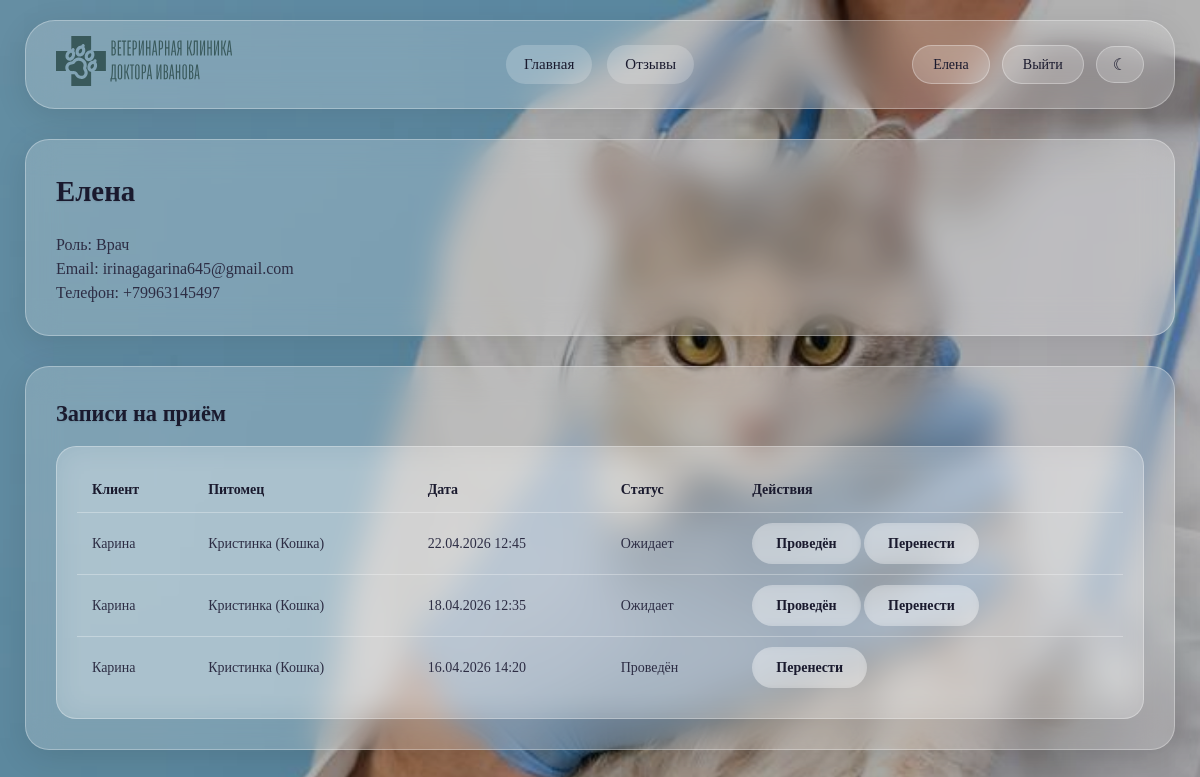
/users/profile/ (signed in), run on the app's committed database.
### users/models.py (models this page shows, shortened)
class CustomUser(AbstractUser):
    ROLE_CHOICES = [
        ('CLIENT', 'Клиент'),
        ('DOCTOR', 'Врач'),
        ('ADMIN', 'Администратор'),
    ]
    role = models.CharField(max_length=10, choices=ROLE_CHOICES, default='CLIENT')
    phone = models.CharField(max_length=20, blank=True, verbose_name="Телефон")  # Убрали unique=True
    email = models.EmailField(verbose_name="Email", blank=True)  # Добавили blank=True
    avatar = models.ImageField(upload_to='avatars/', blank=True, null=True)
    class Meta:
        verbose_name = 'Пользователь'
        verbose_name_plural = 'Пользователи'

### main/models.py (models this page shows, shortened)
class Appointment(models.Model):
    STATUS_CHOICES = [
        ('PENDING', 'Ожидает'),
        ('CONFIRMED', 'Подтверждён'),
        ('COMPLETED', 'Проведён'),
        ('CANCELLED', 'Отменён'),
        ('RESCHEDULED', 'Перенесён'),
    ]
    client = models.ForeignKey(CustomUser, on_delete=models.CASCADE, related_name='appointments')
    doctor = models.ForeignKey(CustomUser, on_delete=models.CASCADE, related_name='doctor_appointments',
                               limit_choices_to={'role': 'DOCTOR'})
    pet_name = models.CharField(max_length=100, verbose_name="Кличка питомца")
    pet_type = models.CharField(max_length=50, verbose_name="Вид животного")
    appointment_date = models.DateTimeField(verbose_name="Дата и время приёма")
    symptoms = models.TextField(blank=True, verbose_name="Симптомы")
    status = models.CharField(max_length=20, choices=STATUS_CHOICES, default='PENDING')
    created_at = models.DateTimeField(auto_now_add=True)
    notes = models.TextField(blank=True, verbose_name="Заметки врача")
    class Meta:
        verbose_name = 'Запись на приём'
        verbose_name_plural = 'Записи на приём'
        ordering = ['-appointment_date']

### users/views.py (the view, shortened to what this page needs)
# urls.py: path('profile/', views.profile, name='profile'),
@login_required
def profile(request):
    context = {}
    if request.user.role == 'ADMIN':
        context['users'] = CustomUser.objects.all()
        context['news_list'] = News.objects.all()
        context['reviews_pending'] = Review.objects.filter(status='PENDING')
        context['appointments'] = Appointment.objects.all()
        context['template'] = 'users/admin_panel.html'
    elif request.user.role == 'DOCTOR':
        context['appointments'] = Appointment.objects.filter(doctor=request.user)
        context['schedules'] = DoctorSchedule.objects.filter(doctor=request.user)
        context['template'] = 'users/doctor_panel.html'
    return render(request, 'users/profile.html', context)

### templates/users/profile.html (shortened to what this page needs)
{% extends 'base.html' %}
{% block content %}
<div class="glass-card" style="margin-bottom: 30px;">
    <h2>{{ user.username }}</h2>
    <p>Роль: {{ user.get_role_display }}</p>
    <p>Email: {{ user.email }}</p>
    <p>Телефон: {{ user.phone|default:"Не указан" }}</p>
</div>
{% if user.role == 'ADMIN' %}
    {% include 'users/admin_panel.html' %}
{% elif user.role == 'DOCTOR' %}
    {% include 'users/doctor_panel.html' %}
{% else %}
    {% include 'users/client_panel.html' %}
{% endif %}
{% endblock %}

### templates/base.html (shortened to what this page needs)
{% load static %}
<!DOCTYPE html>
<html lang="ru">
<head>
    <link rel="stylesheet" href="{% static 'css/style.css' %}">
</head>
<body>
    <header class="header">
        <div class="logo">
            <img id="logoImg" src="{% static 'img/logo_light.svg' %}" alt="Логотип">
        </div>
        <nav class="nav-menu">
            <a href="{% url 'index' %}">Главная</a>
            <a href="{% url 'reviews' %}">Отзывы</a>
        </nav>
        <div class="auth-menu">
            {% if user.is_authenticated %}
                <a href="{% url 'profile' %}">{{ user.username }}</a>
                <a href="{% url 'logout' %}">Выйти</a>
            {% else %}
                <a href="{% url 'login' %}">Вход</a>
                <a href="{% url 'signup' %}">Регистрация</a>
            {% endif %}
        </div>
    </header>
    <main class="container">
        {% block content %}{% endblock %}
    </main>
</body>
</html>

### templates/users/doctor_panel.html (shortened to what this page needs)
<div class="glass-card">
    <h3>Записи на приём</h3>
    {% if appointments %}
        <div class="glass-table">
            <table>
                <thead>
                    <tr>
                        <th>Клиент</th>
                        <th>Питомец</th>
                        <th>Дата</th>
                        <th>Статус</th>
                        <th>Действия</th>
                    </tr>
                </thead>
                <tbody>
                    {% for appointment in appointments %}
                    <tr>
                        <td>{{ appointment.client.username }}</td>
                        <td>{{ appointment.pet_name }} ({{ appointment.pet_type }})</td>
                        <td>{{ appointment.appointment_date|date:"d.m.Y H:i" }}</td>
                        <td>{{ appointment.get_status_display }}</td>
                        <td>
                            {% if appointment.status != 'COMPLETED' and appointment.status != 'CANCELLED' %}
                                <a href="{% url 'complete_appointment' appointment.id %}" class="btn">Проведён</a>
                            {% endif %}
                            <a href="{% url 'reschedule_appointment' appointment.id %}" class="btn">Перенести</a>
                        </td>
                    </tr>
                    {% endfor %}
                </tbody>
            </table>
        </div>
    {% else %}
        <p>Нет записей</p>
    {% endif %}
</div>

### static/css/style.css (style rules this page uses)
:root { --lilac: #C8A2E0; --light-blue: #A8D8EA; --mint: #98E4D4; --glass-bg: rgba(255, 255, 255, 0.2); --glass-border: rgba(255, 255, 255, 0.3); --glass-shadow: 0 8px 32px rgba(0, 0, 0, 0.1); --text-primary: #1A1A2E; --text-secondary: #2D2D44; --text-muted: #4A4A6A; }
* { margin: 0; padding: 0; box-sizing: border-box; }
body { font-family: 'Georgia', 'Times New Roman', serif; font-size: 16px; line-height: 1.5; min-height: 100vh; background-image: url('../img/bg.jpg'); background-size: cover; background-position: center; background-attachment: fixed; background-repeat: no-repeat; color: var(--text-primary); transition: all 0.3s ease; position: relative; }
body::before { content: ''; position: fixed; top: 0; left: 0; right: 0; bottom: 0; background: rgba(0, 0, 0, 0.3); pointer-events: none; z-index: 0; }
.header, .container, .glass-card, .news-card { position: relative; z-index: 1; }
.header { margin: 20px 25px; padding: 15px 30px; background: var(--glass-bg); backdrop-filter: blur(16px); -webkit-backdrop-filter: blur(16px); border-radius: 30px; border: 1px solid var(--glass-border); box-shadow: var(--glass-shadow); display: flex; align-items: center; justify-content: space-between; flex-wrap: wrap; gap: 20px; transition: all 0.3s ease; }
.logo img { height: 50px; width: auto; }
.nav-menu { display: flex; gap: 15px; flex-wrap: wrap; position: absolute; left: 50%; transform: translateX(-50%); }
.nav-menu a { color: var(--text-primary); text-decoration: none; font-family: 'Georgia', serif; font-size: 15px; padding: 8px 18px; border-radius: 40px; background: rgba(255, 255, 255, 0.2); transition: all 0.3s ease; }
.auth-menu { display: flex; gap: 12px; align-items: center; }
.auth-menu a, .theme-toggle { padding: 8px 20px; border-radius: 40px; background: rgba(255, 255, 255, 0.2); color: var(--text-primary); text-decoration: none; font-family: 'Georgia', serif; font-size: 14px; transition: all 0.3s ease; border: 1px solid var(--glass-border); cursor: pointer; }
.container { max-width: 1400px; margin: 30px auto; padding: 0 25px; }
.glass-card, .news-card { background: var(--glass-bg); backdrop-filter: blur(16px); -webkit-backdrop-filter: blur(16px); border-radius: 24px; border: 1px solid var(--glass-border); box-shadow: var(--glass-shadow); transition: all 0.3s ease; overflow: hidden; }
.glass-card { padding: 30px; }
.glass-card, .news-card { color: var(--text-primary); }
.glass-card p, .news-card p { color: var(--text-secondary); }
h1, h2, h3, h4 { text-shadow: 0 1px 2px rgba(0, 0, 0, 0.1); }
.btn { padding: 10px 24px; border: none; border-radius: 40px; font-family: 'Georgia', serif; font-size: 14px; font-weight: 600; cursor: pointer; transition: all 0.3s ease; background: rgba(255, 255, 255, 0.3); color: var(--text-primary); text-decoration: none; display: inline-block; backdrop-filter: blur(4px); }
.glass-table { background: var(--glass-bg); backdrop-filter: blur(16px); border-radius: 20px; padding: 20px; overflow-x: auto; border: 1px solid var(--glass-border); }
table { width: 100%; border-collapse: collapse; }
th { font-family: 'Georgia', serif; font-weight: 700; padding: 12px 15px; text-align: left; border-bottom: 1px solid var(--glass-border); color: var(--text-primary); font-size: 14px; }
td { font-family: 'Georgia', serif; padding: 10px 15px; border-bottom: 1px solid var(--glass-border); color: var(--text-secondary); font-size: 14px; }
tr:last-child td { border-bottom: none; }
h1, h2, h3, h4 { font-family: 'Georgia', serif; font-weight: 700; color: var(--text-primary); }
h2 { font-size: 1.8em; margin-bottom: 20px; }
h3 { font-size: 1.4em; margin-bottom: 15px; }

### data on the page
CustomUser: username "Елена", role "Врач", email "irinagagarina645@gmail.com", phone "+79963145497"
Appointment: client.username "Карина", pet_name "Кристинка", pet_type "Кошка", appointment_date "22.04.2026 12:45", status "Ожидает", shows "Проведён"
Appointment: client.username "Карина", pet_name "Кристинка", pet_type "Кошка", appointment_date "18.04.2026 12:35", status "Ожидает", shows "Проведён"
Appointment: client.username "Карина", pet_name "Кристинка", pet_type "Кошка", appointment_date "16.04.2026 14:20", status "Проведён"
